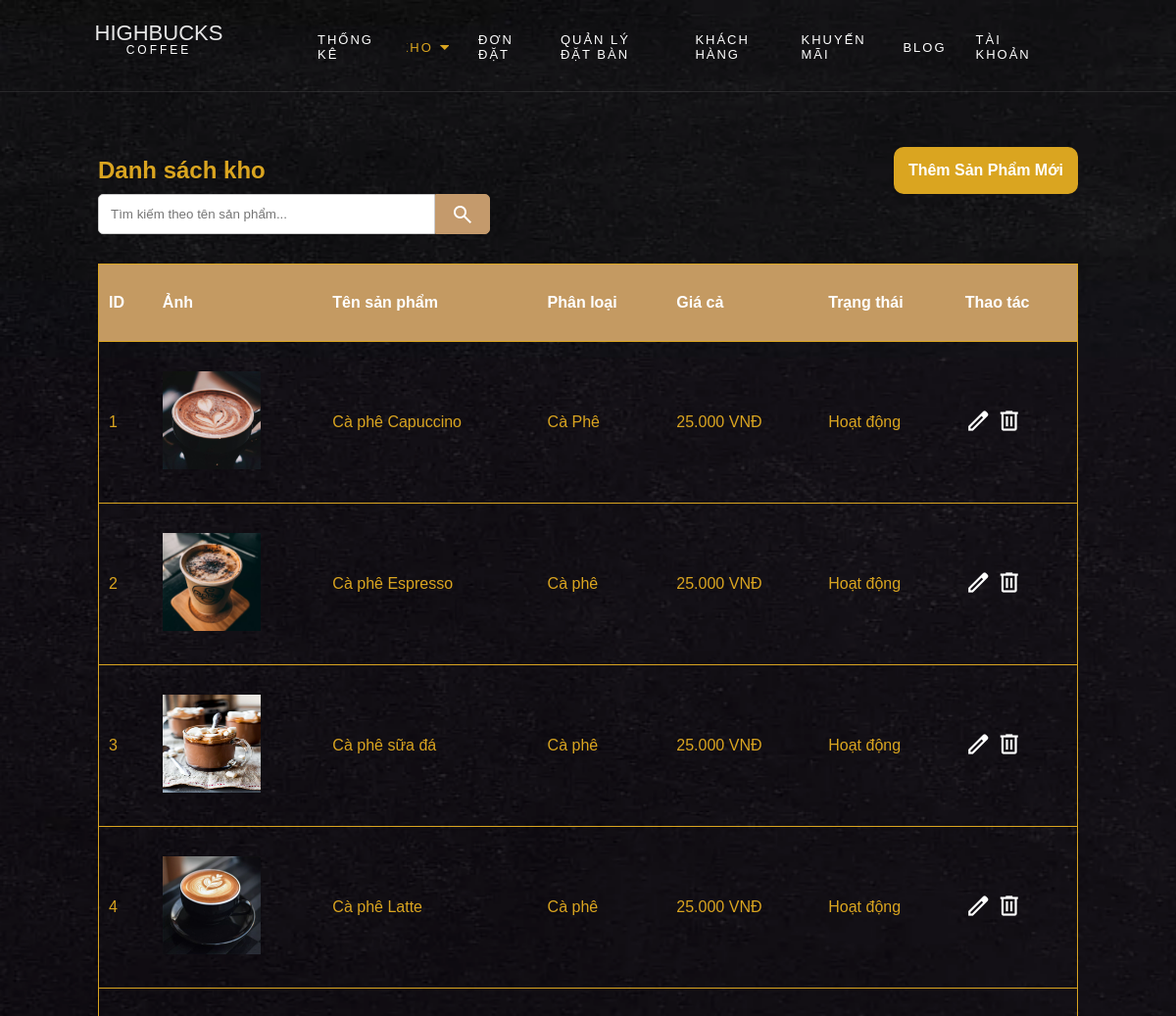
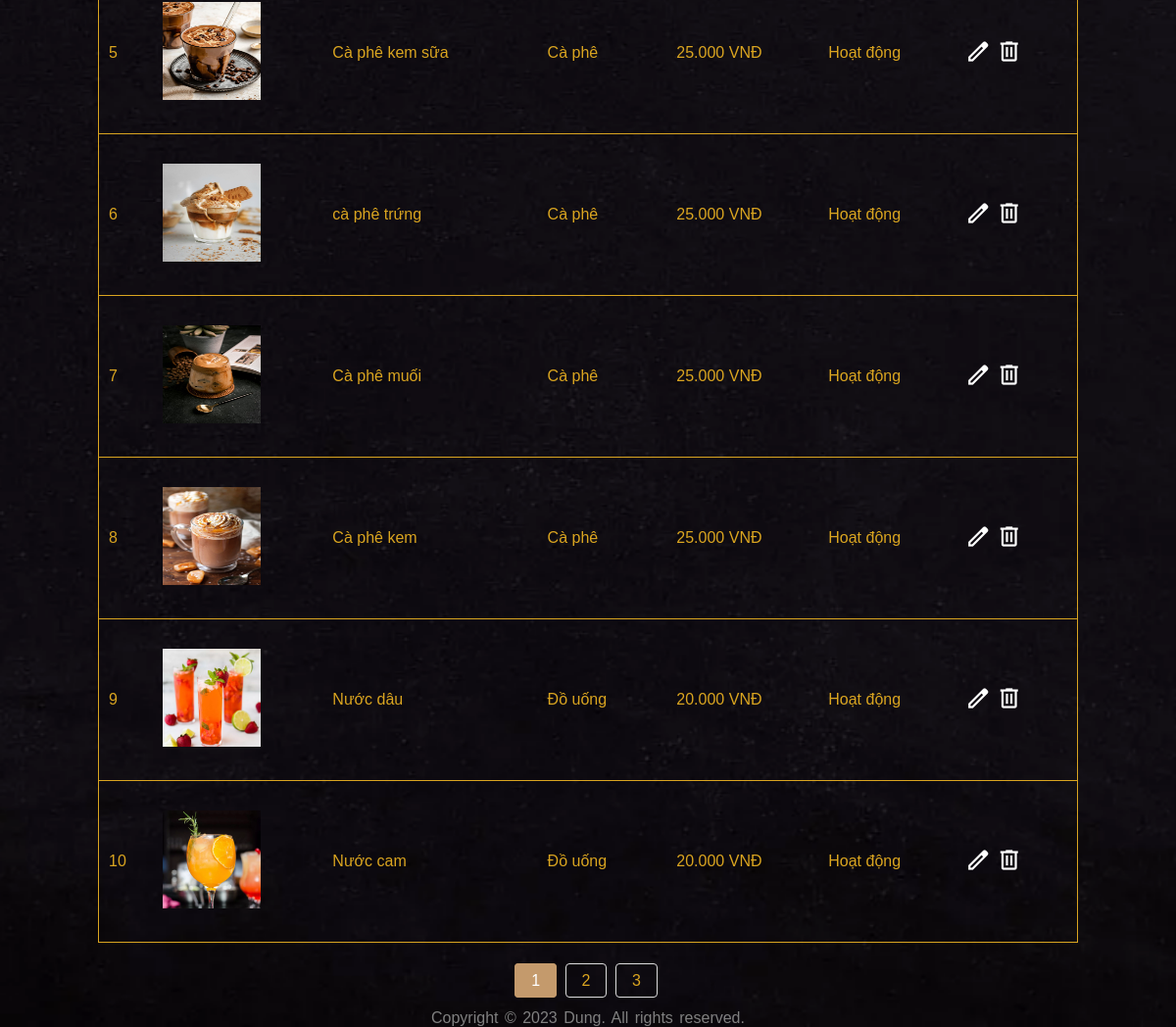
Screenshot of /Page/Storage.php with the database file from the repository (2 pictures, top to bottom).
### tables this page shows
CREATE TABLE IF NOT EXISTS `sanpham` (
  `idsanpham` int NOT NULL AUTO_INCREMENT,
  `TenSanPham` varchar(255) NOT NULL,
  `SoLuong` float DEFAULT NULL,
  `GiaTien` float NOT NULL,
  `PhanLoai` varchar(255) NOT NULL,
  `TrangThai` varchar(45) NOT NULL,
  PRIMARY KEY (`idsanpham`)
);

### Page/storage.php (the view, shortened to what this page needs)
<?php
include_once '../PHP/Connect.php';
$results_per_page = 10;
if (!isset($_GET['page'])) {
    $page = 1;
} else {
    $page = (int)$_GET['page'];
}
$this_page_first_result = ($page - 1) * $results_per_page;
$search_query = "";
$base_sql = "FROM sanpham";
$params = [];
$types = "";
$count_sql = "SELECT COUNT(idsanpham) " . $base_sql;
$stmt_count = $conn->prepare($count_sql);
$stmt_count->execute();
$count_result = $stmt_count->get_result();
$total_results = $count_result->fetch_row()[0];
$number_of_pages = ceil($total_results / $results_per_page);
$sql = "SELECT idsanpham, TenSanPham, GiaTien, PhanLoai, TrangThai " . $base_sql . " ORDER BY idsanpham LIMIT ?, ?";
$stmt = $conn->prepare($sql);
$params[] = &$this_page_first_result;
$params[] = &$results_per_page;
$types .= "ii";
if (!empty($search_query)) {
    $stmt->bind_param($types, $search_term, $this_page_first_result, $results_per_page);
} else {
    $stmt->bind_param($types, $this_page_first_result, $results_per_page);
}
$stmt->execute();
$result = $stmt->get_result();
?>
<!DOCTYPE html>
<html lang="en">
<head>
  <link rel="stylesheet" href="https://cdnjs.cloudflare.com/ajax/libs/font-awesome/4.7.0/css/font-awesome.min.css">
  <link rel="stylesheet" href="../Css/css.css">
</head>
<body>
  <?php include '../PHP/menu_dashboard.php' ?>
  <div class="dashboard">
    <div style="display: flex; justify-content: space-between;align-items: center;">
      <h2 style="display: inline;">Danh sách kho</h2>
      <a href="add_product.php" class="add_product_header">Thêm Sản Phẩm Mới</a>
    </div>
    <div class="search-container">
            <form action="Storage.php" method="GET">
                <input type="text" name="search" placeholder="Tìm kiếm theo tên sản phẩm..." value="<?php echo htmlspecialchars($search_query); ?>">
                <button type="submit">
                    <span class="material-symbols-outlined">search</span>
                </button>
            </form>
    </div>
    <table class="tbdonhang">
      <tr>
        <th>ID</th>
        <th>Ảnh</th>
        <th>Tên sản phẩm</th>
        <th>Phân loại</th>
        <th>Giá cả</th>
        <th>Trạng thái</th>
        <th>Thao tác</th>
      </tr>
      <?php if (mysqli_num_rows($result) > 0): ?>
                        <?php while($row = mysqli_fetch_assoc($result)): ?>
                            <tr>
                                <td><?php echo $row['idsanpham']; ?></td>
                                <td><img src="../Pic/<?php echo $row['idsanpham']; ?>.jpg" alt="" width="100px" height="100px"></td>
                                <td><?php echo htmlspecialchars($row['TenSanPham']); ?></td>
                                <td><?php echo htmlspecialchars($row['PhanLoai']); ?></td>
                                <td><?php echo number_format($row['GiaTien'], 0, ',', '.'); ?> VNĐ</td>
                                <td><?php echo htmlspecialchars($row['TrangThai']); ?></td>
                                <td class="action-links">
                                <a href="edit_product.php?id=<?php echo $row['idsanpham']; ?>" title="Sửa sản phẩm">
                                    <span class="material-symbols-outlined icon-edit">edit</span>
                                </a>
                                <a href="../PHP/delete_product.php?id=<?php echo $row['idsanpham']; ?>" title="Xóa sản phẩm" onclick="return confirm('Bạn có chắc chắn muốn xóa sản phẩm này?');">
                                    <span class="material-symbols-outlined icon-delete">delete</span>
                                </a>
                            </td>
                            </tr>
                        <?php endwhile; ?>
                    <?php else: ?>
                        <tr>
                            <td colspan="6" style="text-align: center;">Chưa có sản phẩm nào.</td>
                        </tr>
                    <?php endif; ?>
    </table>
     <div class="pagination">
            <?php
            for ($i = 1; $i <= $number_of_pages; $i++) {
                $search_param = !empty($search_query) ? '&search=' . urlencode($search_query) : '';
                $active_class = ($i == $page) ? 'active' : '';
                echo '<a href="Storage.php?page=' . $i . $search_param . '" class="' . $active_class . '">' . $i . '</a> ';
            }
            ?>
      </div>
  </div>
    <div class="copyright">Copyright © 2023 Dung. All rights reserved.</div>
</body>
</html>

### Css/css.css (style rules this page uses)
* { padding: 0; margin: 0; box-sizing: border-box; }
html,body { scroll-behavior: smooth; font-family: "Poppins", Arial, sans-serif; background-image: url(../Pic/bg_4.jpg); background-position: center; background-repeat: no-repeat; background-size: cover; background-attachment: fixed; color: gray; font-weight: 300; width: 100%; }
.active { background-color: white; }
.copyright { position: relative; font-size: 16px; text-align: center; font-weight: 400; word-spacing: 2px; color: gray; }
.tbdonhang tr:first-child { background-color: rgba(196,154,98,255); color: white; border-radius: 20px; }
.add_product_header { padding: 15px; color: white; text-decoration: none; font-weight: bold; border-radius: 10px; background-color: goldenrod; }
.material-symbols-outlined.icon-edit,.icon-delete { color: white; font-size: 27px; }
.search-container { margin-bottom: 20px; }
.search-container form { display: flex; max-width: 400px; }
.search-container input[type="text"] { width: 100%; padding: 12px; border: 1px solid #ccc; border-radius: 5px 0 0 5px; box-sizing: border-box; outline: none; }
.search-container button { padding: 0 15px; border: 1px solid #c49a6c; background-color: #c49a6c; color: white; cursor: pointer; border-radius: 0 5px 5px 0; display: flex; align-items: center; justify-content: center; }
.pagination { margin-bottom: 20px; text-align: center; }
.pagination a { color: goldenrod; padding: 8px 16px; text-decoration: none; border: 1px solid #ddd; margin: 0 4px 10px 0; border-radius: 4px; transition: background-color 0.3s, color 0.3s; }
.pagination a.active { background-color: #c49a6c; color: white; border-color: #c49a6c; }

### rows the page displays
sanpham: idsanpham "1", shows a picture, TenSanPham "Cà phê Capuccino", PhanLoai "Cà Phê", GiaTien "25.000", TrangThai "Hoạt động"
sanpham: idsanpham "2", shows a picture, TenSanPham "Cà phê Espresso", PhanLoai "Cà phê", GiaTien "25.000", TrangThai "Hoạt động"
sanpham: idsanpham "3", shows a picture, TenSanPham "Cà phê sữa đá", PhanLoai "Cà phê", GiaTien "25.000", TrangThai "Hoạt động"
sanpham: idsanpham "4", shows a picture, TenSanPham "Cà phê Latte", PhanLoai "Cà phê", GiaTien "25.000", TrangThai "Hoạt động"
sanpham: idsanpham "5", shows a picture, TenSanPham "Cà phê kem sữa", PhanLoai "Cà phê", GiaTien "25.000", TrangThai "Hoạt động"
sanpham: idsanpham "6", shows a picture, TenSanPham "cà phê trứng", PhanLoai "Cà phê", GiaTien "25.000", TrangThai "Hoạt động"
sanpham: idsanpham "7", shows a picture, TenSanPham "Cà phê muối", PhanLoai "Cà phê", GiaTien "25.000", TrangThai "Hoạt động"
sanpham: idsanpham "8", shows a picture, TenSanPham "Cà phê kem", PhanLoai "Cà phê", GiaTien "25.000", TrangThai "Hoạt động"
sanpham: idsanpham "9", shows a picture, TenSanPham "Nước dâu", PhanLoai "Đồ uống", GiaTien "20.000", TrangThai "Hoạt động"
sanpham: idsanpham "10", shows a picture, TenSanPham "Nước cam", PhanLoai "Đồ uống", GiaTien "20.000", TrangThai "Hoạt động"
